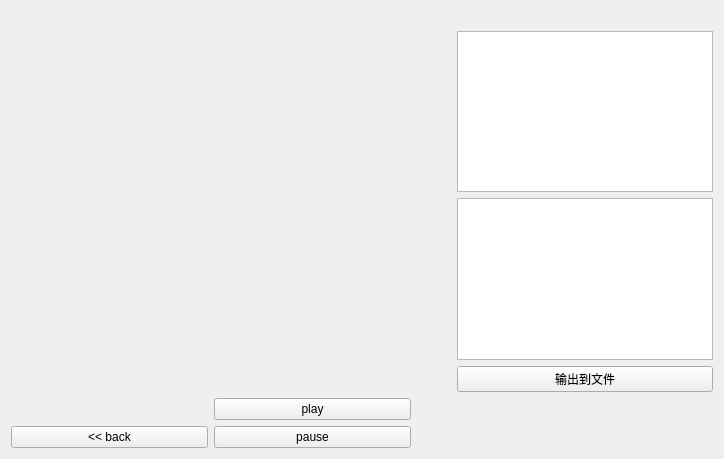
<?xml version="1.0" encoding="UTF-8"?>
<ui version="4.0">
 <class>SubWindow</class>
 <widget class="QWidget" name="SubWindow">
  <property name="geometry">
   <rect>
    <x>0</x>
    <y>0</y>
    <width>724</width>
    <height>459</height>
   </rect>
  </property>
  <property name="windowTitle">
   <string>演示</string>
  </property>
  <layout class="QGridLayout" name="gridLayout_2">
   <item row="3" column="1">
    <widget class="QPushButton" name="playButton">
     <property name="text">
      <string>play</string>
     </property>
    </widget>
   </item>
   <item row="1" column="2">
    <spacer name="horizontalSpacer_3">
     <property name="orientation">
      <enum>Qt::Horizontal</enum>
     </property>
     <property name="sizeType">
      <enum>QSizePolicy::Preferred</enum>
     </property>
     <property name="sizeHint" stdset="0">
      <size>
       <width>40</width>
       <height>20</height>
      </size>
     </property>
    </spacer>
   </item>
   <item row="1" column="0">
    <spacer name="horizontalSpacer">
     <property name="orientation">
      <enum>Qt::Horizontal</enum>
     </property>
     <property name="sizeType">
      <enum>QSizePolicy::Expanding</enum>
     </property>
     <property name="sizeHint" stdset="0">
      <size>
       <width>40</width>
       <height>20</height>
      </size>
     </property>
    </spacer>
   </item>
   <item row="4" column="1">
    <widget class="QPushButton" name="pauseButton">
     <property name="text">
      <string>pause</string>
     </property>
    </widget>
   </item>
   <item row="1" column="3">
    <layout class="QGridLayout" name="gridLayout">
     <property name="leftMargin">
      <number>0</number>
     </property>
     <item row="2" column="0">
      <widget class="QPushButton" name="outFileButton">
       <property name="layoutDirection">
        <enum>Qt::RightToLeft</enum>
       </property>
       <property name="text">
        <string>输出到文件</string>
       </property>
      </widget>
     </item>
     <item row="0" column="0">
      <widget class="QTableWidget" name="distanceTable">
       <property name="layoutDirection">
        <enum>Qt::RightToLeft</enum>
       </property>
      </widget>
     </item>
     <item row="1" column="0">
      <widget class="QTableWidget" name="pathTable">
       <property name="layoutDirection">
        <enum>Qt::RightToLeft</enum>
       </property>
      </widget>
     </item>
    </layout>
   </item>
   <item row="1" column="1">
    <spacer name="horizontalSpacer_2">
     <property name="orientation">
      <enum>Qt::Horizontal</enum>
     </property>
     <property name="sizeHint" stdset="0">
      <size>
       <width>40</width>
       <height>20</height>
      </size>
     </property>
    </spacer>
   </item>
   <item row="0" column="1">
    <widget class="QLabel" name="infoLabel">
     <property name="text">
      <string/>
     </property>
     <property name="alignment">
      <set>Qt::AlignCenter</set>
     </property>
    </widget>
   </item>
   <item row="4" column="0">
    <widget class="QPushButton" name="backButton">
     <property name="text">
      <string>&lt;&lt; back</string>
     </property>
    </widget>
   </item>
  </layout>
 </widget>
 <resources/>
 <connections/>
</ui>
